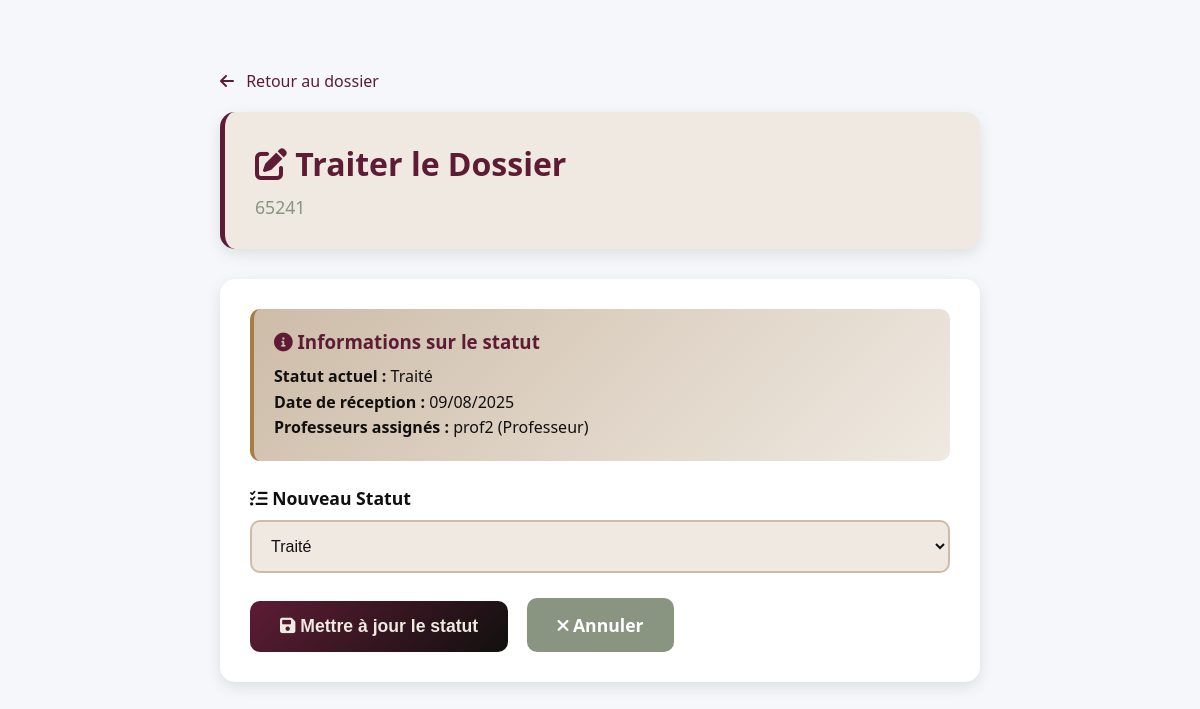
The app's page /dossiers/dossier/49/traiter/ (signed in) with its own data.
### dossiers/models.py (models this page shows, shortened)
class Dossier(models.Model):
    STATUT_CHOICES = [
        ('non_traite', 'Non traité'),
        ('en_cours', 'En cours'),
        ('traite', 'Traité'),
        ('archive', 'Archivé'),
    ]
    titre = models.CharField(max_length=255)
    description = models.TextField(blank=True)
    date_reception = models.DateField(auto_now_add=True)
    statut = models.CharField(max_length=20, choices=STATUT_CHOICES, default='non_traite')
    professeurs = models.ManyToManyField(settings.AUTH_USER_MODEL, related_name='dossiers_attribues', blank=True)

### users/models.py (models this page shows)
class CustomUser(AbstractUser):
    ADMIN = 'admin'
    PROFESSEUR = 'professeur'
    ROLE_CHOICES = [
        (ADMIN, 'Administrateur'),
        (PROFESSEUR, 'Professeur'),
    ]
    role = models.CharField(max_length=20, choices=ROLE_CHOICES, default=ADMIN)
    def __str__(self):
        return f"{self.username} ({self.get_role_display()})"

### dossiers/views.py (the view, shortened to what this page needs)
# urls.py: path('dossier/<int:dossier_id>/traiter/', views.traiter_dossier, name='traiter_dossier'),
@login_required
def traiter_dossier(request, dossier_id):
    dossier = get_object_or_404(Dossier, id=dossier_id)
    if request.user.role == 'professeur' and dossier not in request.user.dossiers_attribues.all():
        messages.error(request, "Accès non autorisé à ce dossier")
        return redirect('dossiers:professeur_dossiers')
    context = {
        'dossier': dossier,
        'statuts': Dossier.STATUT_CHOICES,
    }
    return render(request, 'dossiers/traiter_dossier.html', context)

### templates/dossiers/traiter_dossier.html (shortened to what this page needs)
<!DOCTYPE html>
<html lang="fr">
<head>
    <link href="https://cdnjs.cloudflare.com/ajax/libs/font-awesome/6.0.0/css/all.min.css" rel="stylesheet">
</head>
<body>
    <div class="container">
        <a href="{% url 'dossiers:dossier_detail' dossier.id %}" class="back-link">
            <i class="fas fa-arrow-left"></i> Retour au dossier
        </a>
        <div class="header">
            <h1><i class="fas fa-edit"></i> Traiter le Dossier</h1>
            <p>{{ dossier.titre }}</p>
        </div>
        <div class="form-container">
            <div class="status-info">
                <h3><i class="fas fa-info-circle"></i> Informations sur le statut</h3>
                <p><strong>Statut actuel :</strong> {{ dossier.get_statut_display }}</p>
                <p><strong>Date de réception :</strong> {{ dossier.date_reception|date:"d/m/Y" }}</p>
                {% if dossier.professeurs.all %}
                    <p><strong>Professeurs assignés :</strong> {{ dossier.professeurs.all|join:", " }}</p>
                {% endif %}
            </div>
            <form method="post">
                <div class="form-group">
                    <label for="statut">
                        <i class="fas fa-tasks"></i> Nouveau Statut
                    </label>
                    <select name="statut" id="statut" class="form-select" required>
                        {% for value, label in statuts %}
                            <option value="{{ value }}" {% if dossier.statut == value %}selected{% endif %}>
                                {{ label }}
                            </option>
                        {% endfor %}
                    </select>
                </div>
                <div class="form-actions">
                    <button type="submit" class="btn btn-primary">
                        <i class="fas fa-save"></i> Mettre à jour le statut
                    </button>
                    <a href="{% url 'dossiers:dossier_detail' dossier.id %}" class="btn btn-secondary">
                        <i class="fas fa-times"></i> Annuler
                    </a>
                </div>
            </form>
        </div>
    </div>
</body>
</html>

### templates/dossiers/traiter_dossier.html (style rules this page uses)
:root { --color-black: #11100F; --color-dark-maroon: #5D1C34; --color-muted-gold: #A67D44; --color-sage-green: #899481; --color-light-taupe: #CDBCA8; --color-off-white: #EFE9E1; }
* { margin: 0; padding: 0; box-sizing: border-box; }
body { font-family: 'Segoe UI', Tahoma, Geneva, Verdana, sans-serif; background: #f5f7fa; color: #333; }
.container { max-width: 800px; margin: 50px auto; padding: 20px; }
.header { background: var(--color-off-white); padding: 30px; border-radius: 15px; box-shadow: 0 5px 15px rgba(0, 0, 0, 0.1); margin-bottom: 30px; border-left: 5px solid var(--color-dark-maroon); }
.header h1 { color: var(--color-dark-maroon); font-size: 2rem; margin-bottom: 10px; }
.header p { color: var(--color-sage-green); font-size: 1.1rem; }
.form-container { background: white; padding: 30px; border-radius: 15px; box-shadow: 0 5px 15px rgba(0, 0, 0, 0.1); }
.form-group { margin-bottom: 25px; }
.form-group label { display: block; color: var(--color-black); font-weight: 600; margin-bottom: 10px; font-size: 1.1rem; }
.form-select { width: 100%; padding: 15px; border: 2px solid var(--color-light-taupe); border-radius: 10px; font-size: 1rem; background: var(--color-off-white); color: var(--color-black); transition: all 0.3s ease; }
.btn { padding: 15px 30px; border: none; border-radius: 10px; font-size: 1.1rem; font-weight: 600; cursor: pointer; text-decoration: none; display: inline-block; transition: all 0.3s ease; margin-right: 15px; }
.btn-primary { background: linear-gradient(135deg, var(--color-dark-maroon) 0%, var(--color-black) 100%); color: var(--color-off-white); }
.btn-secondary { background: var(--color-sage-green); color: white; }
.status-info { background: linear-gradient(135deg, var(--color-light-taupe) 0%, var(--color-off-white) 100%); padding: 20px; border-radius: 10px; margin-bottom: 25px; border-left: 4px solid var(--color-muted-gold); }
.status-info h3 { color: var(--color-dark-maroon); margin-bottom: 10px; }
.status-info p { color: var(--color-black); line-height: 1.6; }
.back-link { display: inline-block; margin-bottom: 20px; color: var(--color-dark-maroon); text-decoration: none; font-weight: 500; transition: color 0.3s ease; }
.back-link i { margin-right: 8px; }

### records on screen
Dossier: titre "65241", statut "Traité", date_reception "09/08/2025", professeurs.all "prof2 (Professeur)"
